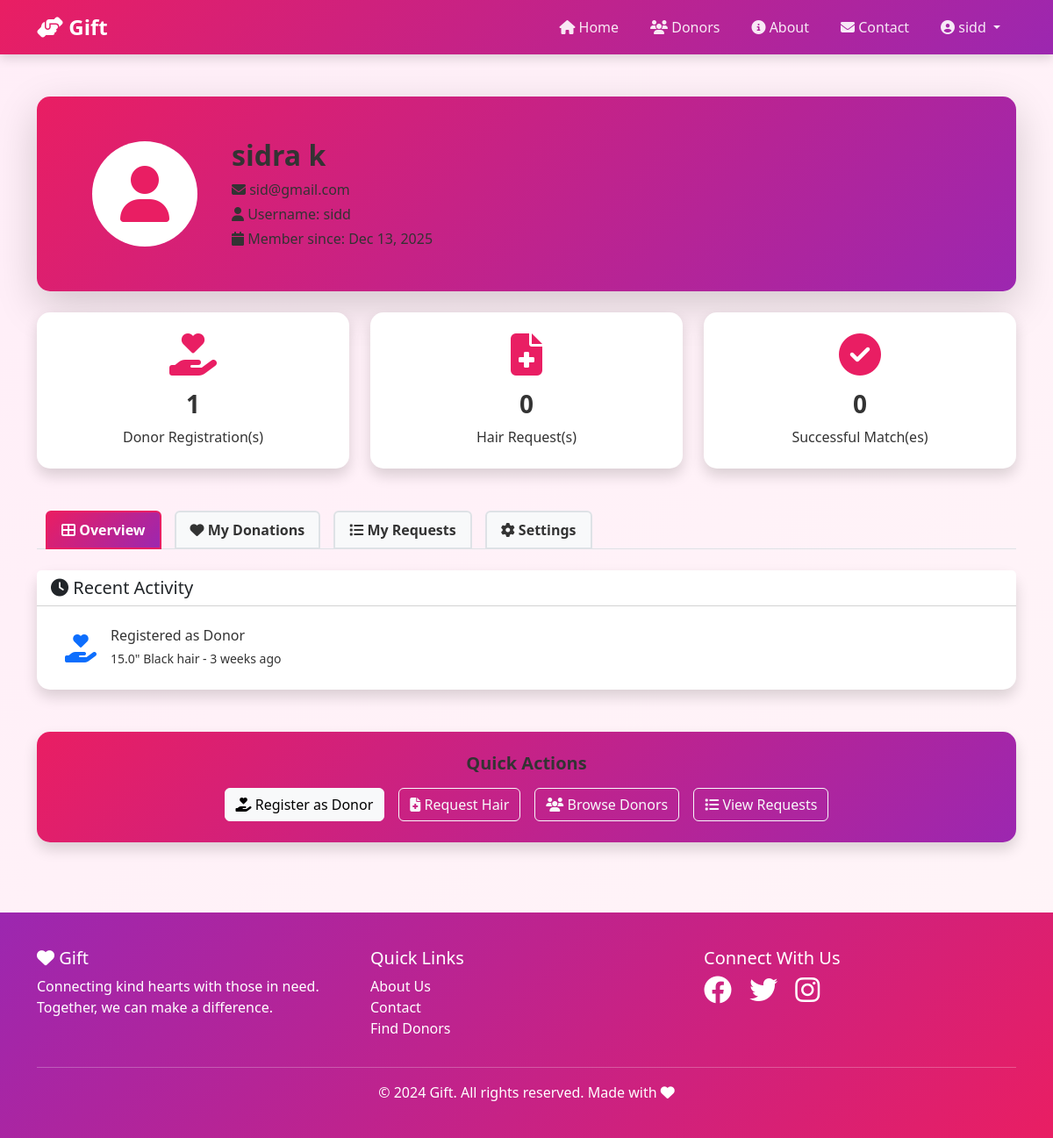
/profile/ (signed in), run on the app's committed database.
### hair_app/models.py (models this page shows, shortened)
class HairDonor(models.Model):
    GENDER_CHOICES = [
        ('M', 'Male'),
        ('F', 'Female'),
        ('O', 'Other'),
    ]
    HAIR_TYPE_CHOICES = [
        ('Straight', 'Straight'),
        ('Wavy', 'Wavy'),
        ('Curly', 'Curly'),
        ('Coily', 'Coily'),
    ]
    HAIR_COLOR_CHOICES = [
        ('Black', 'Black'),
        ('Brown', 'Brown'),
        ('Blonde', 'Blonde'),
        ('Red', 'Red'),
        ('Grey', 'Grey'),
        ('Other', 'Other'),
    ]
    STATUS_CHOICES = [
        ('Available', 'Available'),
        ('Donated', 'Donated'),
        ('Pending', 'Pending'),
    ]
    user = models.ForeignKey(User, on_delete=models.CASCADE, null=True, blank=True)
    full_name = models.CharField(max_length=200)
    email = models.EmailField()
    phone = models.CharField(max_length=15)
    age = models.IntegerField()
    gender = models.CharField(max_length=1, choices=GENDER_CHOICES)
    address = models.TextField()
    city = models.CharField(max_length=100)
    state = models.CharField(max_length=100)
    pincode = models.CharField(max_length=10)
    hair_length = models.FloatField(help_text="Hair length in inches")
    hair_type = models.CharField(max_length=20, choices=HAIR_TYPE_CHOICES)
    hair_color = models.CharField(max_length=20, choices=HAIR_COLOR_CHOICES)
    hair_condition = models.TextField(help_text="Any chemical treatments, dyed, etc.")
    willing_to_donate = models.BooleanField(default=True)
    donation_date = models.DateField(null=True, blank=True)
    status = models.CharField(max_length=20, choices=STATUS_CHOICES, default='Available')
    created_at = models.DateTimeField(auto_now_add=True)
    updated_at = models.DateTimeField(auto_now=True)
    class Meta:
        ordering = ['-created_at']

### hair_app/views.py (the view)
# urls.py: path('profile/', views.user_profile, name='user_profile'),
@login_required
def user_profile(request):
    donor_records = HairDonor.objects.filter(user=request.user)
    user_requests = HairRequest.objects.filter(user=request.user)
    donation_matches = DonationMatch.objects.filter(donor__user=request.user)
    context = {
        'donor_records': donor_records,
        'user_requests': user_requests,
        'donation_matches': donation_matches,
    }
    return render(request, 'hair_app/pages/profile.html', context)

### hair_app/templates/hair_app/pages/profile.html (shortened to what this page needs)
{% extends 'hair_app/base.html' %}
{% block content %}
<div class="container my-5">
    <div class="row mb-4">
        <div class="col-lg-12">
            <div class="card shadow-lg border-0" style="background: linear-gradient(135deg, var(--primary-color), var(--secondary-color));">
                <div class="card-body text-white p-5">
                    <div class="row align-items-center">
                        <div class="col-md-2 text-center">
                            <div class="rounded-circle bg-white d-flex align-items-center justify-content-center mx-auto"
                                 style="width: 120px; height: 120px;">
                                <i class="fas fa-user fa-4x" style="color: var(--primary-color);"></i>
                            </div>
                        </div>
                        <div class="col-md-10">
                            <h2 class="fw-bold mb-2">{{ user.get_full_name|default:user.username }}</h2>
                            <p class="mb-1"><i class="fas fa-envelope"></i> {{ user.email }}</p>
                            <p class="mb-1"><i class="fas fa-user"></i> Username: {{ user.username }}</p>
                            <p class="mb-0"><i class="fas fa-calendar"></i> Member since: {{ user.date_joined|date:"M d, Y" }}</p>
                        </div>
                    </div>
                </div>
            </div>
        </div>
    </div>
    <div class="row g-4 mb-5">
        <div class="col-md-4">
            <div class="card h-100 text-center shadow border-0">
                <div class="card-body p-4">
                    <i class="fas fa-hand-holding-heart fa-3x mb-3" style="color: var(--primary-color);"></i>
                    <h3 class="fw-bold">{{ donor_records.count }}</h3>
                    <p class="text-muted mb-0">Donor Registration(s)</p>
                </div>
            </div>
        </div>
        <div class="col-md-4">
            <div class="card h-100 text-center shadow border-0">
                <div class="card-body p-4">
                    <i class="fas fa-file-medical fa-3x mb-3" style="color: var(--primary-color);"></i>
                    <h3 class="fw-bold">{{ user_requests.count }}</h3>
                    <p class="text-muted mb-0">Hair Request(s)</p>
                </div>
            </div>
        </div>
        <div class="col-md-4">
            <div class="card h-100 text-center shadow border-0">
                <div class="card-body p-4">
                    <i class="fas fa-check-circle fa-3x mb-3" style="color: var(--primary-color);"></i>
                    <h3 class="fw-bold">{{ donation_matches.count }}</h3>
                    <p class="text-muted mb-0">Successful Match(es)</p>
                </div>
            </div>
        </div>
    </div>
    <ul class="nav nav-tabs mb-4" id="profileTabs" role="tablist">
        <li class="nav-item" role="presentation">
            <button class="nav-link active text-dark fw-bold" id="overview-tab" data-bs-toggle="tab" data-bs-target="#overview" type="button">
                <i class="fas fa-th-large"></i> Overview
            </button>
        </li>
        <li class="nav-item" role="presentation">
            <button class="nav-link text-dark fw-bold" id="donations-tab" data-bs-toggle="tab" data-bs-target="#donations" type="button">
                <i class="fas fa-heart"></i> My Donations
            </button>
        </li>
        <li class="nav-item" role="presentation">
            <button class="nav-link text-dark fw-bold" id="requests-tab" data-bs-toggle="tab" data-bs-target="#requests" type="button">
                <i class="fas fa-list"></i> My Requests
            </button>
        </li>
        <li class="nav-item" role="presentation">
            <button class="nav-link text-dark fw-bold" id="settings-tab" data-bs-toggle="tab" data-bs-target="#settings" type="button">
                <i class="fas fa-cog"></i> Settings
            </button>
        </li>
    </ul>
    <div class="tab-content" id="profileTabContent">
        <div class="tab-pane fade show active" id="overview" role="tabpanel">
            <div class="row g-4">
                <div class="col-lg-12">
                    <div class="card shadow border-0">
                        <div class="card-header bg-white">
                            <h5 class="mb-0"><i class="fas fa-clock"></i> Recent Activity</h5>
                        </div>
                        <div class="card-body">
                            {% if donor_records or user_requests %}
                                <div class="list-group list-group-flush">
                                    {% for donor in donor_records|slice:":3" %}
                                        <div class="list-group-item">
                                            <div class="d-flex align-items-center">
                                                <i class="fas fa-hand-holding-heart fa-2x text-primary me-3"></i>
                                                <div>
                                                    <h6 class="mb-1">Registered as Donor</h6>
                                                    <small class="text-muted">{{ donor.hair_length }}" {{ donor.hair_color }} hair - {{ donor.created_at|timesince }} ago</small>
                                                </div>
                                            </div>
                                        </div>
                                    {% endfor %}
                                </div>
                            {% endif %}
                        </div>
                    </div>
                </div>
            </div>
        </div>
    </div>
    <div class="row mt-5">
        <div class="col-12">
            <div class="card shadow border-0" style="background: linear-gradient(135deg, var(--primary-color), var(--secondary-color));">
                <div class="card-body text-white text-center py-4">
                    <h5 class="fw-bold mb-3">Quick Actions</h5>
                    <div class="d-flex justify-content-center gap-3 flex-wrap">
                        <a href="{% url 'donor_registration' %}" class="btn btn-light">
                            <i class="fas fa-hand-holding-heart"></i> Register as Donor
                        </a>
                        <a href="{% url 'request_hair' %}" class="btn btn-outline-light">
                            <i class="fas fa-file-medical"></i> Request Hair
                        </a>
                        <a href="{% url 'donor_list' %}" class="btn btn-outline-light">
                            <i class="fas fa-users"></i> Browse Donors
                        </a>
                        <a href="{% url 'request_list' %}" class="btn btn-outline-light">
                            <i class="fas fa-list"></i> View Requests
                        </a>
                    </div>
                </div>
            </div>
        </div>
    </div>
</div>
{% endblock %}

### hair_app/templates/hair_app/base.html (shortened to what this page needs)
<!DOCTYPE html>
<html lang="en">
<head>
    <link href="https://cdn.jsdelivr.net/npm/bootstrap@5.3.0/dist/css/bootstrap.min.css" rel="stylesheet">
    <link rel="stylesheet" href="https://cdnjs.cloudflare.com/ajax/libs/font-awesome/6.4.0/css/all.min.css">
</head>
<body>
    <nav class="navbar navbar-expand-lg navbar-dark">
        <div class="container">
            <a class="navbar-brand" href="{% url 'home' %}">
                <i class="fas fa-hands-helping"></i> Gift
            </a>
            <div class="collapse navbar-collapse" id="navbarNav">
                <ul class="navbar-nav ms-auto">
                    <li class="nav-item">
                        <a class="nav-link" href="{% url 'home' %}"><i class="fas fa-home"></i> Home</a>
                    </li>
                    <li class="nav-item">
                        <a class="nav-link" href="{% url 'donor_list' %}"><i class="fas fa-users"></i> Donors</a>
                    </li>
                    <li class="nav-item">
                        <a class="nav-link" href="{% url 'about' %}"><i class="fas fa-info-circle"></i> About</a>
                    </li>
                    <li class="nav-item">
                        <a class="nav-link" href="{% url 'contact' %}"><i class="fas fa-envelope"></i> Contact</a>
                    </li>
                    {% if user.is_authenticated %}
                        <li class="nav-item dropdown">
                            <a class="nav-link dropdown-toggle" href="#" id="navbarDropdown" role="button" data-bs-toggle="dropdown">
                                <i class="fas fa-user-circle"></i> {{ user.username }}
                            </a>
                        </li>
                    {% endif %}
                </ul>
            </div>
        </div>
    </nav>
    {% block content %}{% endblock %}
    <footer>
        <div class="container">
            <div class="row">
                <div class="col-md-4">
                    <h5><i class="fas fa-heart"></i> Gift</h5>
                    <p>Connecting kind hearts with those in need. Together, we can make a difference.</p>
                </div>
                <div class="col-md-4">
                    <h5>Quick Links</h5>
                    <ul class="list-unstyled">
                        <li><a href="{% url 'about' %}" class="text-white text-decoration-none">About Us</a></li>
                        <li><a href="{% url 'contact' %}" class="text-white text-decoration-none">Contact</a></li>
                        <li><a href="{% url 'donor_list' %}" class="text-white text-decoration-none">Find Donors</a></li>
                    </ul>
                </div>
                <div class="col-md-4">
                    <h5>Connect With Us</h5>
                    <div class="social-links">
                        <a href="#" class="text-white me-3"><i class="fab fa-facebook fa-2x"></i></a>
                        <a href="#" class="text-white me-3"><i class="fab fa-twitter fa-2x"></i></a>
                        <a href="#" class="text-white me-3"><i class="fab fa-instagram fa-2x"></i></a>
                    </div>
                </div>
            </div>
            <hr class="bg-white">
            <p class="text-center mb-0">&copy; 2024 Gift. All rights reserved. Made with <i class="fas fa-heart"></i></p>
        </div>
    </footer>
</body>
</html>

### hair_app/templates/hair_app/base.html (style rules this page uses)
:root { --primary-color: #e91e63; --secondary-color: #9c27b0; --accent-color: #ff6090; }
body { font-family: 'Segoe UI', Tahoma, Geneva, Verdana, sans-serif; background: linear-gradient(135deg, #ffeef8 0%, #fff5f8 100%); min-height: 100vh; }
.navbar { background: linear-gradient(135deg, var(--primary-color) 0%, var(--secondary-color) 100%); box-shadow: 0 4px 12px rgba(0,0,0,0.15); }
.navbar-brand { font-weight: bold; font-size: 1.5rem; color: white !important; }
.nav-link { color: rgba(255,255,255,0.9) !important; margin: 0 10px; transition: all 0.3s; }
.card { border: none; border-radius: 15px; box-shadow: 0 8px 25px rgba(0,0,0,0.1); transition: all 0.3s; }
footer { background: linear-gradient(135deg, var(--secondary-color), var(--primary-color)); color: white; padding: 40px 0; margin-top: 80px; }

### hair_app/templates/hair_app/pages/profile.html (style rules this page uses)
.card-body { color: #333 !important; }
.card-body p, .card-body h6, .card-body small, .card-body div { color: #333 !important; }
.text-muted { color: #6c757d !important; }
.tab-content { color: #333 !important; }
.nav-tabs .nav-link { color: #333 !important; font-weight: bold !important; background-color: #f8f9fa; border: 2px solid #dee2e6; margin-right: 5px; }
.nav-tabs .nav-link.active { background: linear-gradient(135deg, #e91e63, #9c27b0); color: white !important; border-color: #e91e63; }

### data on the page
HairDonor: hair_length "15.0", hair_color "Black", created_at "3 weeks"

### other printed values
{{ user.username }} "sidd"
{{ user.get_full_name|default:user.username }} "sidra k"
{{ user.email }} "sid@gmail.com"
{{ user.date_joined|date:"M d, Y" }} "Dec 13, 2025"
{{ donor_records.count }} "1"
{{ user_requests.count }} "0"
{{ donation_matches.count }} "0"
